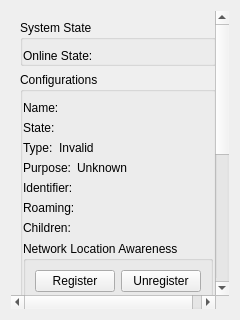
<?xml version="1.0" encoding="UTF-8"?>
<ui version="4.0">
 <class>BearerMonitor</class>
 <widget class="QWidget" name="BearerMonitor">
  <property name="geometry">
   <rect>
    <x>0</x>
    <y>0</y>
    <width>240</width>
    <height>320</height>
   </rect>
  </property>
  <property name="windowTitle">
   <string>BearerMonitor</string>
  </property>
  <layout class="QVBoxLayout" name="verticalLayout_5">
   <item>
    <widget class="QScrollArea" name="scrollArea">
     <property name="frameShape">
      <enum>QFrame::NoFrame</enum>
     </property>
     <property name="frameShadow">
      <enum>QFrame::Plain</enum>
     </property>
     <property name="widgetResizable">
      <bool>true</bool>
     </property>
     <widget class="QWidget" name="scrollAreaWidgetContents">
      <property name="geometry">
       <rect>
        <x>0</x>
        <y>-274</y>
        <width>206</width>
        <height>576</height>
       </rect>
      </property>
      <layout class="QVBoxLayout" name="verticalLayout_2">
       <item>
        <widget class="QGroupBox" name="systemState">
         <property name="title">
          <string>System State</string>
         </property>
         <property name="flat">
          <bool>true</bool>
         </property>
         <layout class="QVBoxLayout" name="verticalLayout_4">
          <property name="leftMargin">
           <number>0</number>
          </property>
          <property name="rightMargin">
           <number>0</number>
          </property>
          <property name="bottomMargin">
           <number>0</number>
          </property>
          <item>
           <layout class="QHBoxLayout" name="onlineStateLayout">
            <item>
             <widget class="QLabel" name="onlineStateLabel">
              <property name="text">
               <string>Online State:</string>
              </property>
             </widget>
            </item>
            <item>
             <widget class="QLabel" name="onlineState">
              <property name="sizePolicy">
               <sizepolicy hsizetype="MinimumExpanding" vsizetype="Preferred">
                <horstretch>0</horstretch>
                <verstretch>0</verstretch>
               </sizepolicy>
              </property>
              <property name="text">
               <string/>
              </property>
             </widget>
            </item>
           </layout>
          </item>
         </layout>
        </widget>
       </item>
       <item>
        <widget class="QGroupBox" name="groupBox">
         <property name="title">
          <string>Configurations</string>
         </property>
         <property name="flat">
          <bool>true</bool>
         </property>
         <layout class="QHBoxLayout" name="horizontalLayout_9">
          <property name="leftMargin">
           <number>0</number>
          </property>
          <property name="rightMargin">
           <number>0</number>
          </property>
          <property name="bottomMargin">
           <number>0</number>
          </property>
          <item>
           <layout class="QVBoxLayout" name="verticalLayout">
            <item>
             <layout class="QHBoxLayout" name="configurationNameLayout">
              <item>
               <widget class="QLabel" name="configurationNameLabel">
                <property name="text">
                 <string>Name:</string>
                </property>
               </widget>
              </item>
              <item>
               <widget class="QLabel" name="configurationName">
                <property name="sizePolicy">
                 <sizepolicy hsizetype="MinimumExpanding" vsizetype="Preferred">
                  <horstretch>0</horstretch>
                  <verstretch>0</verstretch>
                 </sizepolicy>
                </property>
                <property name="text">
                 <string/>
                </property>
               </widget>
              </item>
             </layout>
            </item>
            <item>
             <layout class="QHBoxLayout" name="configurationStateLayout">
              <item>
               <widget class="QLabel" name="configurationStateLabel">
                <property name="text">
                 <string>State:</string>
                </property>
               </widget>
              </item>
              <item>
               <widget class="QLabel" name="configurationState">
                <property name="sizePolicy">
                 <sizepolicy hsizetype="MinimumExpanding" vsizetype="Preferred">
                  <horstretch>0</horstretch>
                  <verstretch>0</verstretch>
                 </sizepolicy>
                </property>
                <property name="text">
                 <string/>
                </property>
               </widget>
              </item>
             </layout>
            </item>
            <item>
             <layout class="QHBoxLayout" name="configurationTypeLayout">
              <item>
               <widget class="QLabel" name="configurationTypeLabel">
                <property name="text">
                 <string>Type:</string>
                </property>
               </widget>
              </item>
              <item>
               <widget class="QLabel" name="configurationType">
                <property name="sizePolicy">
                 <sizepolicy hsizetype="MinimumExpanding" vsizetype="Preferred">
                  <horstretch>0</horstretch>
                  <verstretch>0</verstretch>
                 </sizepolicy>
                </property>
                <property name="text">
                 <string>Invalid</string>
                </property>
               </widget>
              </item>
             </layout>
            </item>
            <item>
             <layout class="QHBoxLayout" name="configurationPurposeLayout">
              <item>
               <widget class="QLabel" name="configurationPurposeLabel">
                <property name="text">
                 <string>Purpose:</string>
                </property>
               </widget>
              </item>
              <item>
               <widget class="QLabel" name="configurationPurpose">
                <property name="sizePolicy">
                 <sizepolicy hsizetype="MinimumExpanding" vsizetype="Preferred">
                  <horstretch>0</horstretch>
                  <verstretch>0</verstretch>
                 </sizepolicy>
                </property>
                <property name="text">
                 <string>Unknown</string>
                </property>
               </widget>
              </item>
             </layout>
            </item>
            <item>
             <layout class="QHBoxLayout" name="configurationIdentifierLayout">
              <item>
               <widget class="QLabel" name="configurationIdentifierLabel">
                <property name="text">
                 <string>Identifier:</string>
                </property>
               </widget>
              </item>
              <item>
               <widget class="QLabel" name="configurationIdentifier">
                <property name="sizePolicy">
                 <sizepolicy hsizetype="MinimumExpanding" vsizetype="Preferred">
                  <horstretch>0</horstretch>
                  <verstretch>0</verstretch>
                 </sizepolicy>
                </property>
                <property name="text">
                 <string/>
                </property>
               </widget>
              </item>
             </layout>
            </item>
            <item>
             <layout class="QHBoxLayout" name="configurationRoamingLayout">
              <item>
               <widget class="QLabel" name="configurationRoamingLabel">
                <property name="text">
                 <string>Roaming:</string>
                </property>
               </widget>
              </item>
              <item>
               <widget class="QLabel" name="configurationRoaming">
                <property name="sizePolicy">
                 <sizepolicy hsizetype="MinimumExpanding" vsizetype="Preferred">
                  <horstretch>0</horstretch>
                  <verstretch>0</verstretch>
                 </sizepolicy>
                </property>
                <property name="text">
                 <string/>
                </property>
               </widget>
              </item>
             </layout>
            </item>
            <item>
             <layout class="QHBoxLayout" name="configurationChildrenLayout">
              <item>
               <widget class="QLabel" name="configurationChildrenLabel">
                <property name="text">
                 <string>Children:</string>
                </property>
               </widget>
              </item>
              <item>
               <widget class="QLabel" name="configurationChildren">
                <property name="sizePolicy">
                 <sizepolicy hsizetype="MinimumExpanding" vsizetype="Preferred">
                  <horstretch>0</horstretch>
                  <verstretch>0</verstretch>
                 </sizepolicy>
                </property>
                <property name="text">
                 <string/>
                </property>
               </widget>
              </item>
             </layout>
            </item>
            <item>
             <widget class="QGroupBox" name="nlaGroup">
              <property name="title">
               <string>Network Location Awareness</string>
              </property>
              <layout class="QHBoxLayout" name="horizontalLayout">
               <item>
                <widget class="QPushButton" name="registerButton">
                 <property name="text">
                  <string>Register</string>
                 </property>
                </widget>
               </item>
               <item>
                <widget class="QPushButton" name="unregisterButton">
                 <property name="text">
                  <string>Unregister</string>
                 </property>
                </widget>
               </item>
              </layout>
             </widget>
            </item>
            <item>
             <widget class="QPushButton" name="newSessionButton">
              <property name="text">
               <string>New Session</string>
              </property>
             </widget>
            </item>
            <item>
             <widget class="QPushButton" name="deleteSessionButton">
              <property name="text">
               <string>Delete Session</string>
              </property>
             </widget>
            </item>
            <item>
             <widget class="QPushButton" name="scanButton">
              <property name="text">
               <string>Scan</string>
              </property>
             </widget>
            </item>
            <item>
             <widget class="QProgressBar" name="progressBar">
              <property name="maximum">
               <number>0</number>
              </property>
              <property name="value">
               <number>-1</number>
              </property>
              <property name="textVisible">
               <bool>false</bool>
              </property>
              <property name="invertedAppearance">
               <bool>false</bool>
              </property>
              <property name="format">
               <string>%p%</string>
              </property>
             </widget>
            </item>
            <item>
             <spacer name="verticalSpacer">
              <property name="orientation">
               <enum>Qt::Vertical</enum>
              </property>
              <property name="sizeHint" stdset="0">
               <size>
                <width>20</width>
                <height>40</height>
               </size>
              </property>
             </spacer>
            </item>
            <item>
             <widget class="QTreeWidget" name="treeWidget">
              <property name="sizePolicy">
               <sizepolicy hsizetype="Expanding" vsizetype="Expanding">
                <horstretch>0</horstretch>
                <verstretch>0</verstretch>
               </sizepolicy>
              </property>
              <property name="verticalScrollBarPolicy">
               <enum>Qt::ScrollBarAlwaysOff</enum>
              </property>
              <attribute name="headerVisible">
               <bool>false</bool>
              </attribute>
              <column>
               <property name="text">
                <string>1</string>
               </property>
              </column>
             </widget>
            </item>
           </layout>
          </item>
         </layout>
        </widget>
       </item>
       <item>
        <widget class="QGroupBox" name="sessionGroup">
         <property name="title">
          <string>Sessions</string>
         </property>
         <property name="flat">
          <bool>true</bool>
         </property>
         <layout class="QVBoxLayout" name="verticalLayout_3">
          <property name="leftMargin">
           <number>0</number>
          </property>
          <property name="rightMargin">
           <number>0</number>
          </property>
          <property name="bottomMargin">
           <number>0</number>
          </property>
          <item>
           <widget class="QTabWidget" name="tabWidget">
            <property name="sizePolicy">
             <sizepolicy hsizetype="Expanding" vsizetype="Preferred">
              <horstretch>0</horstretch>
              <verstretch>0</verstretch>
             </sizepolicy>
            </property>
            <property name="currentIndex">
             <number>0</number>
            </property>
            <widget class="QWidget" name="tab">
             <attribute name="title">
              <string>Session 1</string>
             </attribute>
            </widget>
           </widget>
          </item>
         </layout>
        </widget>
       </item>
      </layout>
     </widget>
    </widget>
   </item>
  </layout>
 </widget>
 <resources/>
 <connections/>
</ui>
